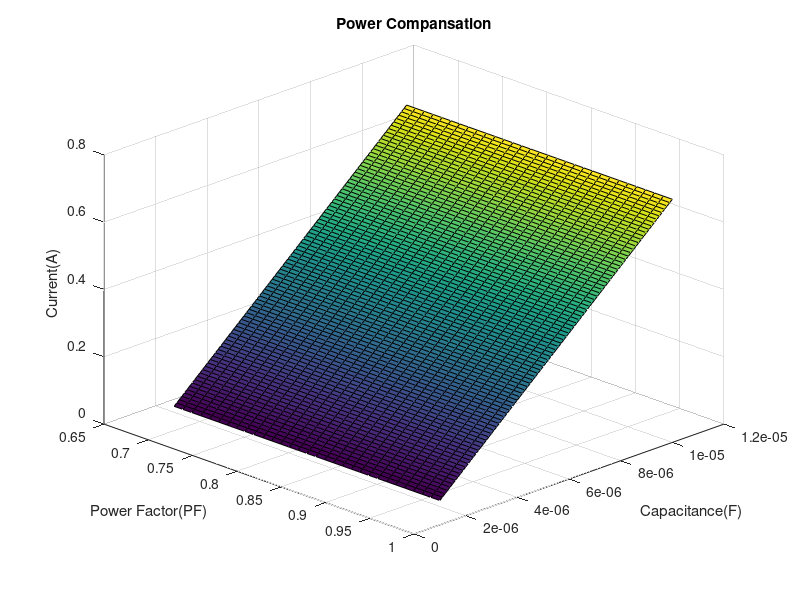

MATLAB code to generate this figure:
%%%%%%%%%%%%%%%%%%%%%%%%%%%%%%%%%%%%%%%%%%%%%%%%%%%%%%%%%%%%%%%%%%%%%%%%%%%
%%% Ahmet Turan Ates %%%%%%%%%%%%%%%%%%%%%%%%%%%%%%%%%%%%%%%%%%%%%%%%%%%%
%%% 1901022033 %%%%%%%%%%%%%%%%%%%%%%%%%%%%%%%%%%%%%%%%%%%%%%%%%%%%
%%%%%%%%%%%%%%%%%%%%%%%%%%%%%%%%%%%%%%%%%%%%%%%%%%%%%%%%%%%%%%%%%%%%%%%%%%%
Vrms = 230; % RMS voltage
f = 50; % Frequency 
% Power factor range
pf_range = 0.7:0.01:1;
% Capacitance range
C_range = 1e-6:1e-7:1e-5;
% Assign Variables
current_values = zeros(length(C_range), length(pf_range));

% Capacitance and Power Factor Equations
for i = 1:length(C_range)
 for j = 1:length(pf_range)
 % Impedence
 Xc = 1 / (2 * pi * f * C_range(i));
 Z = Xc;
 
 I = Vrms / Z;
 current_values(i, j) = I;
 end
end
[pf_mesh, C_mesh] = meshgrid(pf_range, C_range);
% Plotting
figure;
surf(pf_mesh, C_mesh, current_values);
xlabel('Power Factor(PF)');
ylabel('Capacitance(F)');
zlabel('Current(A)');
title('Power Compansation');
view(45, 30);